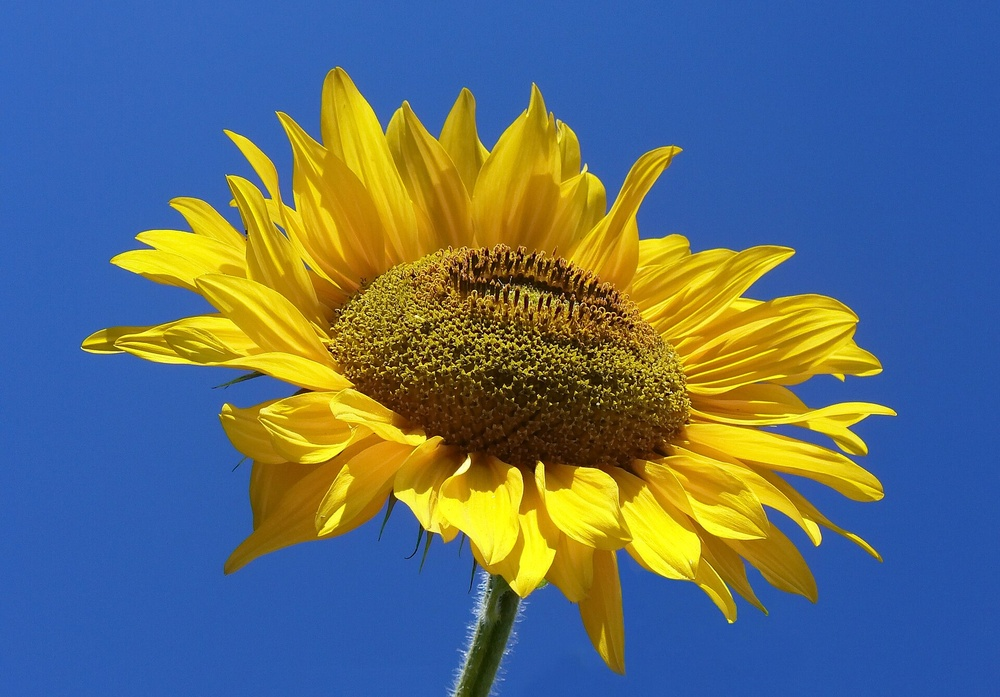
#> input picture Sunflower_from_Silesia2.jpg, 1000 x 697 px, shrunk from 1920 x 1339 before the run
$ jupyter execute Image_Processin_Lab3.ipynb
#> lines starting #> are read from the running program, lines starting #| are printed output that depends on the picture
[cell 1]
import cv2
import numpy as np
import matplotlib as plt

[cell 2]
import cv2
import numpy as np
import matplotlib.pyplot as plt

# Read image
img = cv2.imread("Sunflower_from_Silesia2.jpg", cv2.IMREAD_GRAYSCALE)
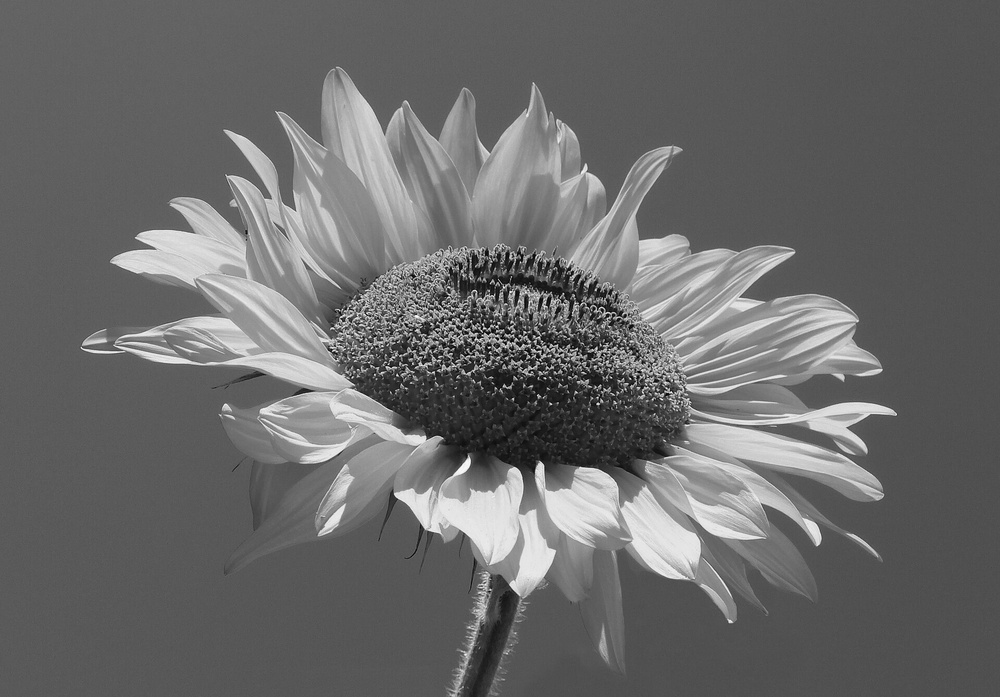
#> img: shape (697, 1000); min 0, max 253, mean 105.8
org_img=img
plt.figure(figsize=(10,10))
plt.subplot(1,2,1)
plt.imshow(img, cmap="gray")
plt.title("Original Image")

h,w=img.shape
#> h = 697; w = 1000
for i in range(h):
  for j in range(w):
    img[i][j]=np.log(1+img[i][j])
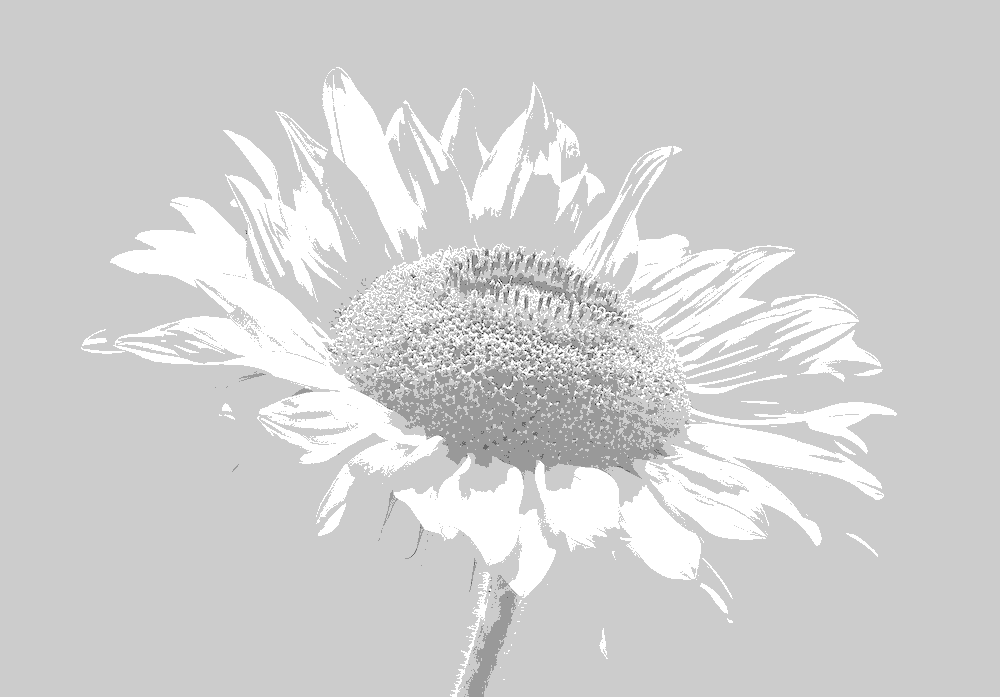
#> img: shape (697, 1000); min 0, max 5, mean 4.11; drawn with min black and max white

plt.subplot(1,2,2)
plt.title("Log Image")
plt.imshow(img,cmap="gray")
plt.show()

[cell 3]
log_image=np.log(1+org_img) # directly log transformation of image
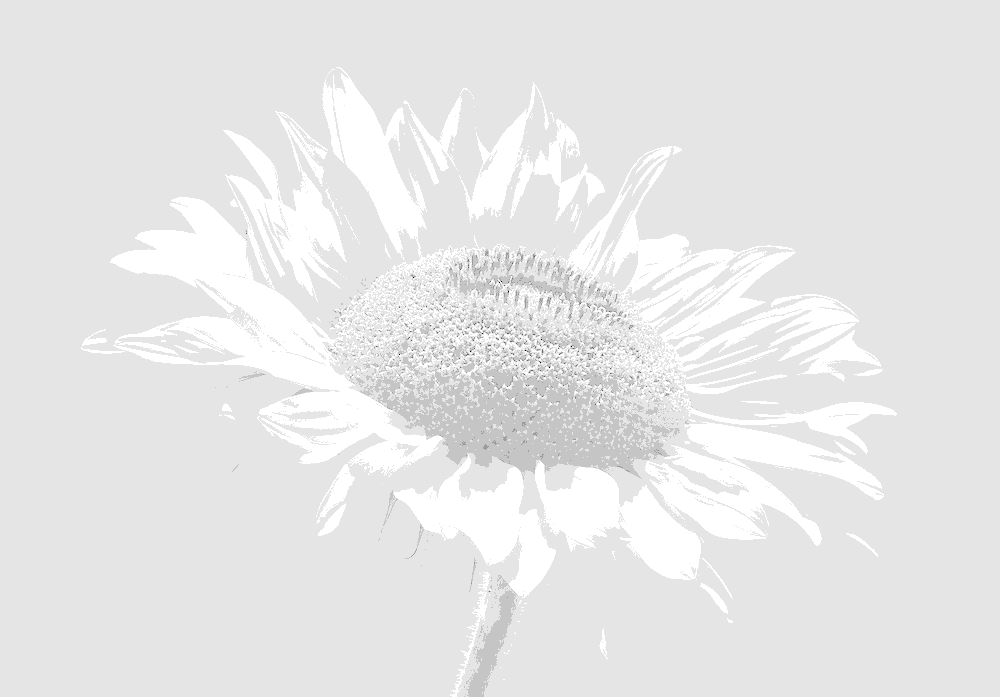
#> log_image: shape (697, 1000) float16; min 0, max 1.79, mean 1.63; drawn with min black and max white
plt.title("Log Image")
plt.imshow(log_image,cmap="gray")

[cell 4]
com_img=255-org_img # directly log transformation of image
plt.title("Complemented Image")
plt.imshow(com_img,cmap="gray")

[cell 5]
import cv2
import numpy as np
import matplotlib.pyplot as plt

img = cv2.imread("Sunflower_from_Silesia2.jpg")
#> img is the input picture: shape (697, 1000, 3); mean B, G, R 117.6, 110, 93.2

h, w, c = img.shape
#> c = 3

border = 50
new_img = np.zeros((h + 2*border, w + 2*border, c),dtype=np.uint8)


for i in range(h):
    for j in range(w):
        new_img[i + border][j + border] = img[i][j]
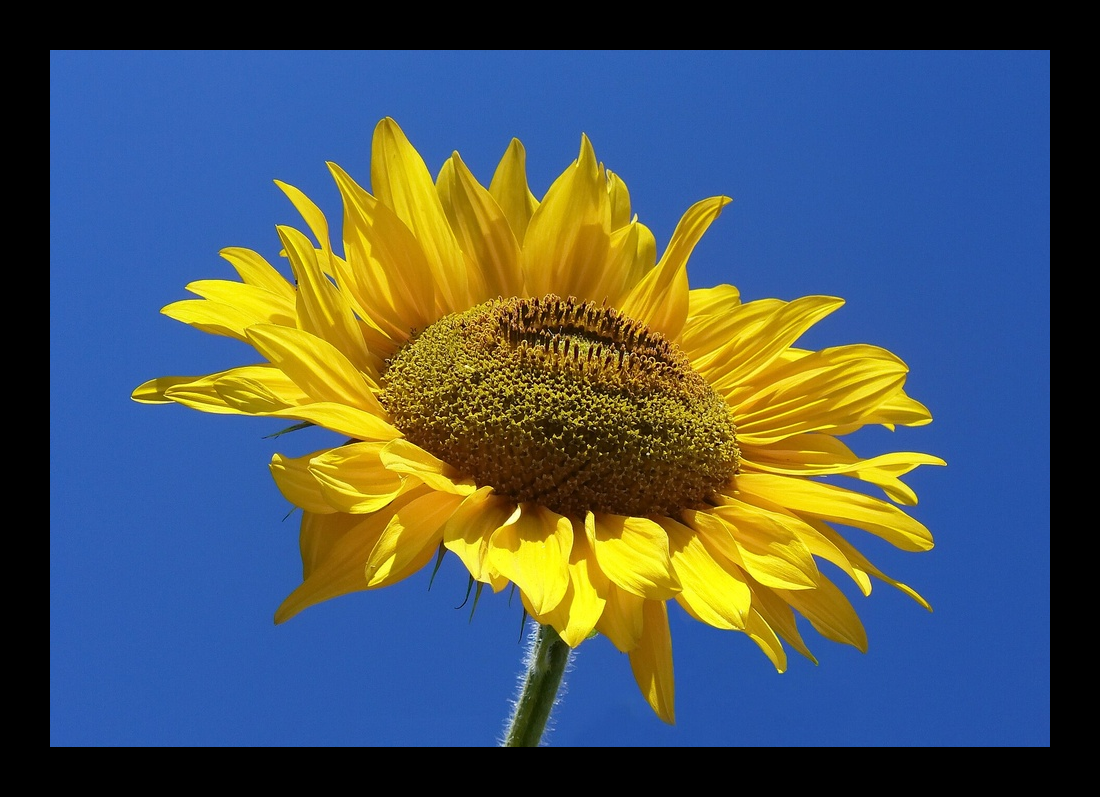
#> new_img: shape (797, 1100, 3); mean B, G, R 93.5, 87.5, 74.1

plt.imshow(cv2.cvtColor(new_img, cv2.COLOR_BGR2RGB))
plt.axis("off")
plt.show()

[cell 6]
import cv2
import matplotlib.pyplot as plt

# Read image
img = cv2.imread("Sunflower_from_Silesia2.jpg")

# Add border
border = cv2.copyMakeBorder(
    img,
    50, 50, 50, 50,          # top, bottom, left, right
    cv2.BORDER_CONSTANT,
    value=[100, 100, 100]          # black border
)
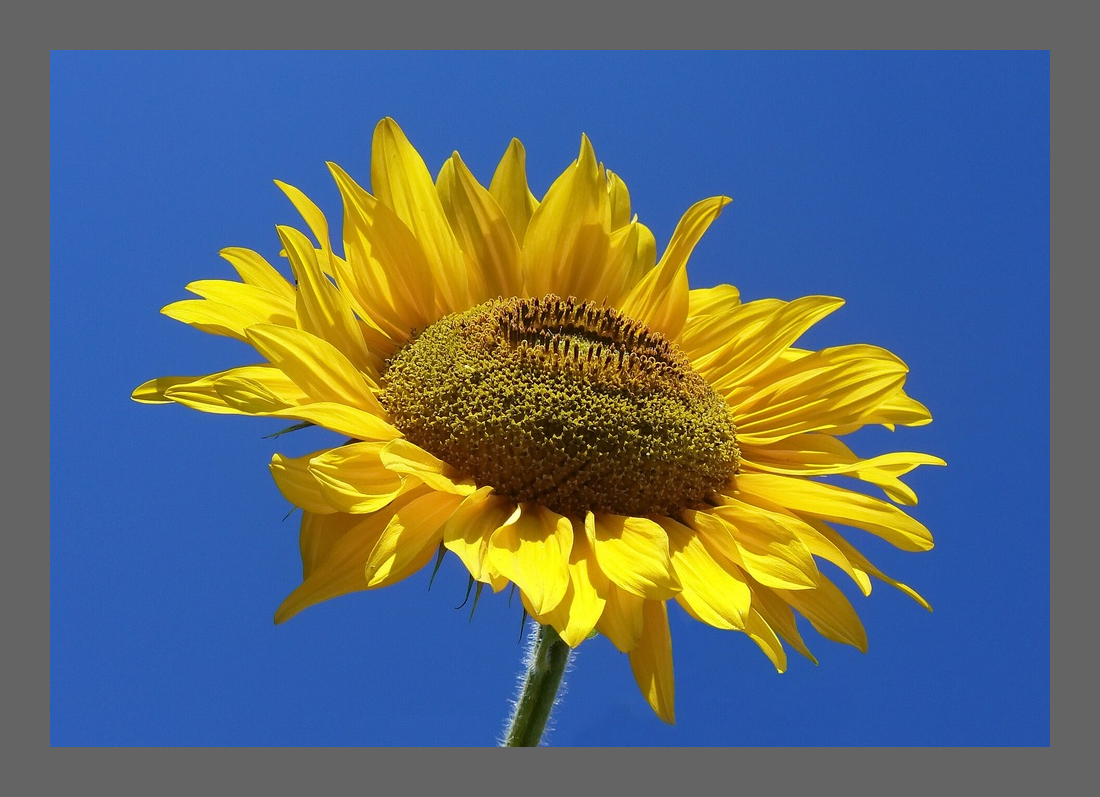
#> border: shape (797, 1100, 3); mean B, G, R 114, 108, 94.6

# Display
plt.imshow(cv2.cvtColor(border, cv2.COLOR_BGR2RGB))
plt.axis("off")
plt.show()

[cell 7]
import cv2
import numpy as np
import matplotlib.pyplot as plt

img = cv2.imread("Sunflower_from_Silesia2.jpg")
img2=img.copy()
plt.subplot(1,2,1)
plt.imshow(cv2.cvtColor(img,cv2.COLOR_BGR2RGB))
h, w, c = img.shape
for i in range(h):
    for j in range(w):
        img2[i][j] = img2[i][j]-255
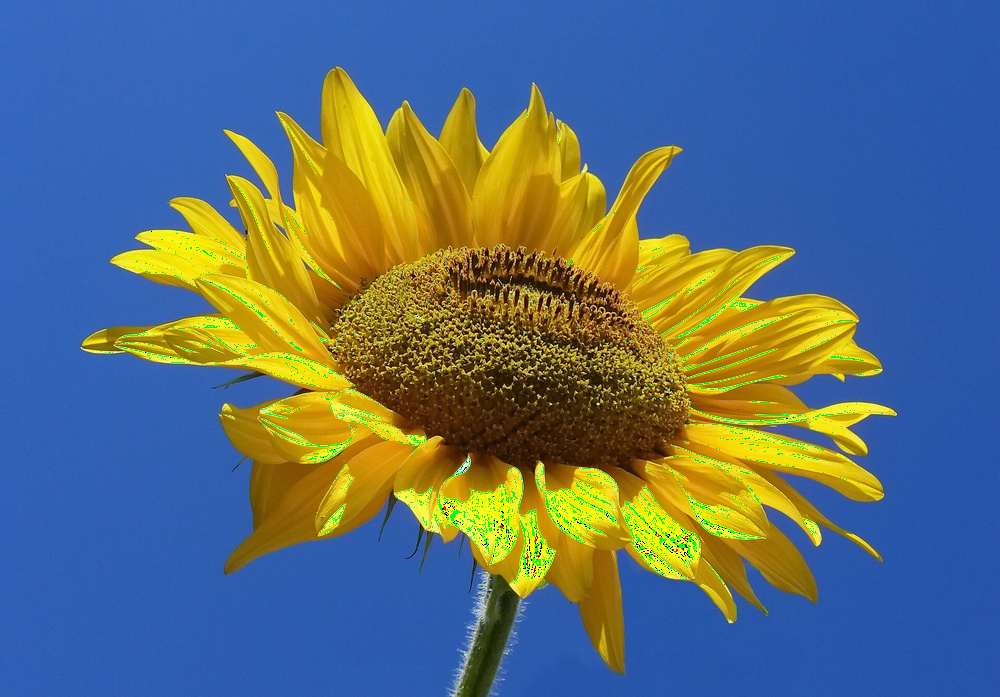
#> img2: shape (697, 1000, 3); mean B, G, R 118.5, 110.8, 91.6

plt.subplot(1,2,2)
plt.imshow(img2)
plt.show()
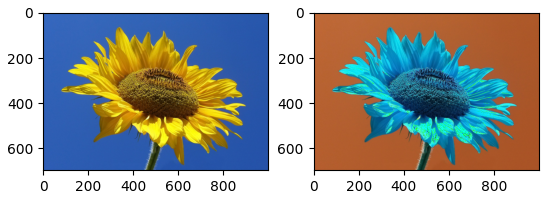
#> figure drawn by matplotlib, 2 panels; B, G, R data is drawn as R, G, B
